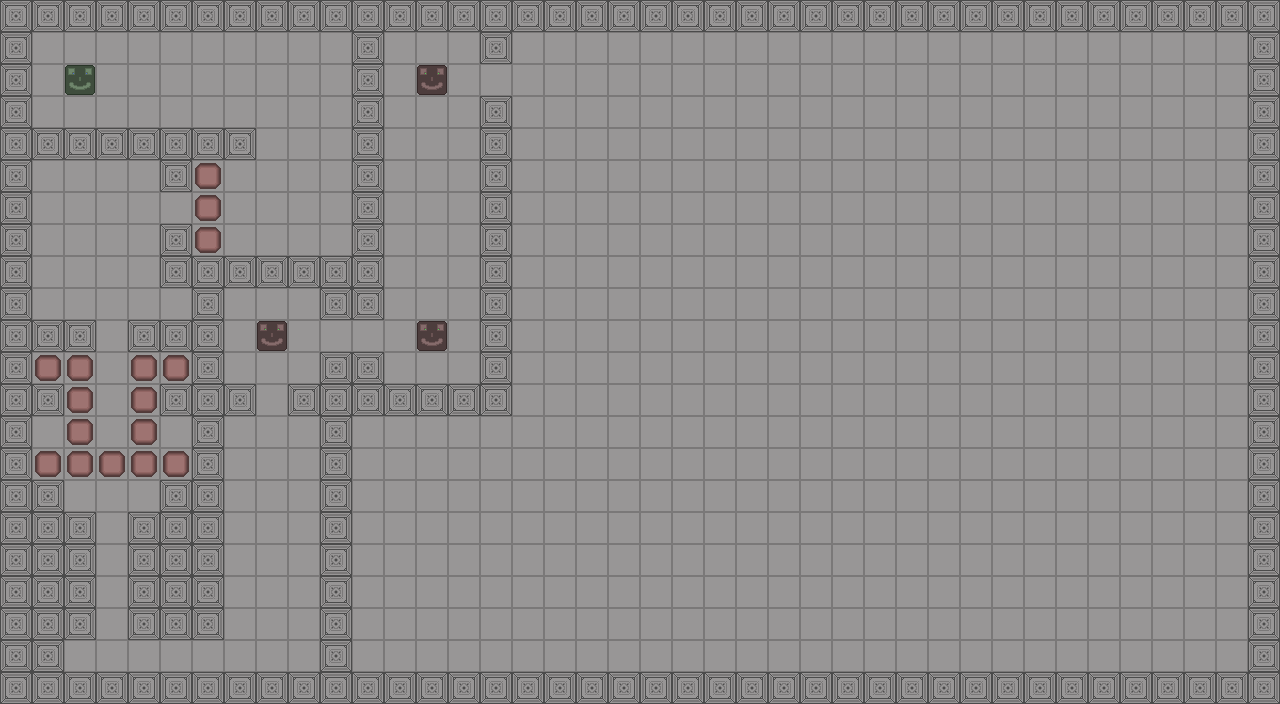

The image is a tile-based game level rendered from a .tmx file. Its description and source (layers, tilesets, objects; grid data summarised) follow:
An orthogonal 40x22 tile map with 32x32 px tiles, 3 tile layers (OpenTiles, BlockedTiles, Entities).

<map version="1.0" orientation="orthogonal" renderorder="right-down" width="40" height="22" tilewidth="32" tileheight="32" nextobjectid="1">
 <tileset firstgid="1" name="TileSheet" tilewidth="32" tileheight="32">
  <tile id="0">
   <properties>
    <property name="Type" value="Blocked" />
   </properties>
   <image width="32" height="32" source="../Data/Gfx/BlockedTile.png" />
  </tile>
  <tile id="1">
   <properties>
    <property name="Type" value="Enemy" />
   </properties>
   <image width="32" height="32" source="../Data/Gfx/Enemy.png" />
  </tile>
  <tile id="2">
   <properties>
    <property name="Type" value="Open" />
   </properties>
   <image width="32" height="32" source="../Data/Gfx/GroundTile.png" />
  </tile>
  <tile id="3">
   <properties>
    <property name="Type" value="Player" />
   </properties>
   <image width="32" height="32" source="../Data/Gfx/Player.png" />
  </tile>
  <tile id="4">
   <properties>
    <property name="Type" value="Pushable" />
   </properties>
   <image width="32" height="32" source="../Data/Gfx/PushableTile.png" />
  </tile>
 </tileset>
 <layer name="OpenTiles" width="40" height="22">
  <data>[880 cells, 880 non-empty, 1 distinct tile ids]</data>
 </layer>
 <layer name="BlockedTiles" width="40" height="22">
  <data>[880 cells, 212 non-empty, 2 distinct tile ids]</data>
 </layer>
 <layer name="Entities" width="40" height="22">
  <data>[880 cells, 17 non-empty, 2 distinct tile ids]</data>
 </layer>
</map>
